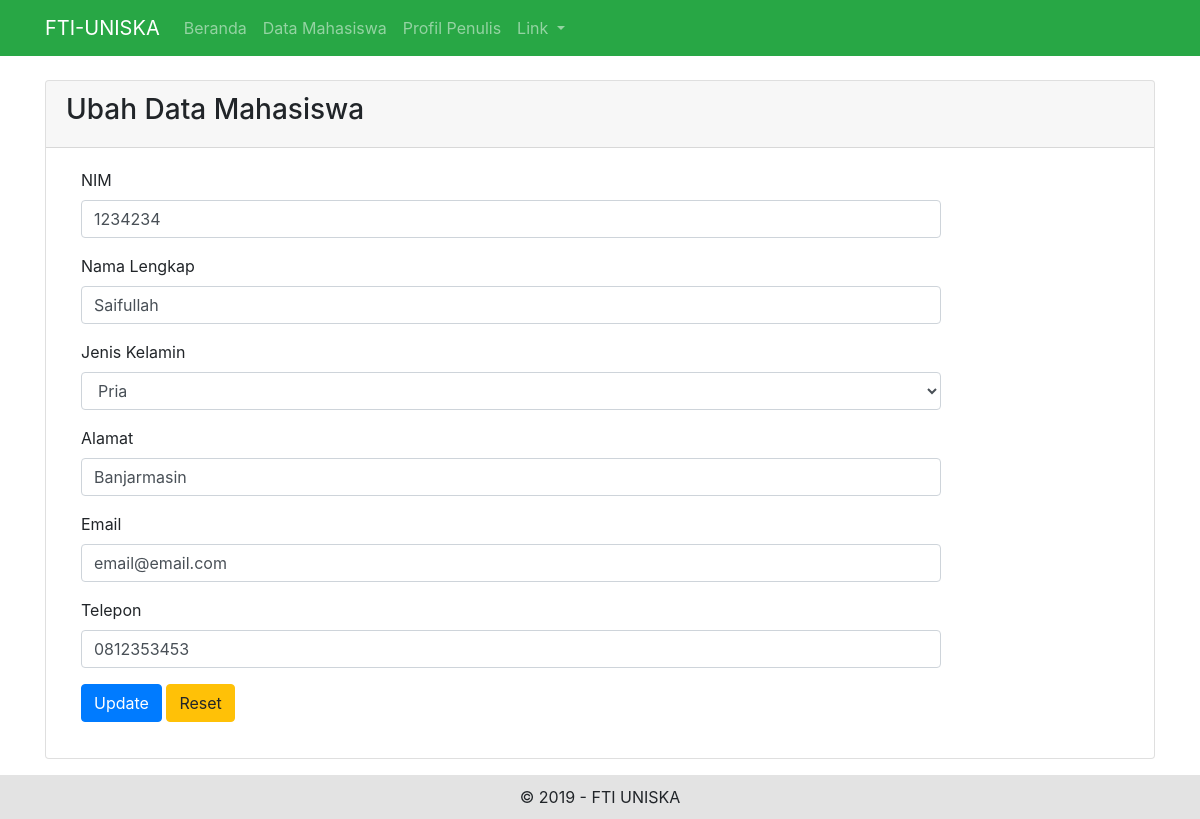
Page /mahasiswa_update.php?id=16 on the committed database.
### tables this page shows
CREATE TABLE `mahasiswa` (
  `id` int(11) NOT NULL,
  `nim` varchar(10) NOT NULL,
  `nama` varchar(100) NOT NULL,
  `jenis_kelamin` varchar(10) NOT NULL,
  `alamat` varchar(200) NOT NULL,
  `email` varchar(100) NOT NULL,
  `telepon` varchar(15) NOT NULL
);

### mahasiswa_update.php (the view, shortened to what this page needs)
<?php
include "connection.php";
?>
<?php
$id = $_GET['id'];
$result = mysqli_query($con, "SELECT * FROM mahasiswa WHERE id=$id");
while ($data = mysqli_fetch_array($result)) {
	$nim    	= $data['nim'];
	$nama   	= $data['nama'];
	$alamat 	= $data['alamat'];
	$jk 			= $data['jenis_kelamin'];
	$email   	= $data['email'];
	$telepon 	= $data['telepon'];
}
?>
<?php include "header.php" ?>
<div class="row">
	<div class="col-md-12">
		<div class="card">
			<div class="card-header">
				<h3 class="panel-title">Ubah Data Mahasiswa</h3>
			</div>
			<div class="card-body">
				<form method="post" action="update.php" class="form-horizontal">
					<div class="form-group">
						<label for="nim" class="col-sm-2 control-label">NIM</label>
						<div class="col-sm-10">
							<input type="text" class="form-control" name="nim" value="<?php echo $nim; ?>" required>
						</div>
					</div>
					<div class="form-group">
						<label for="nama" class="col-sm-2 control-label">Nama Lengkap</label>
						<div class="col-sm-10">
							<input type="text" class="form-control" name="nama" value="<?php echo $nama; ?>" required>
						</div>
					</div>
					<div class="form-group">
						<label for="nama" class="col-sm-2 control-label">Jenis Kelamin</label>
						<div class="col-sm-10">
							<select class="form-control" name="jenis_kelamin">
								<option <?php if ($jk == "Pria") echo 'selected'; ?> value="Pria">Pria</option>
							</select>
						</div>
					</div>
					<div class="form-group">
						<label for="alamat" class="col-sm-2 control-label">Alamat</label>
						<div class="col-sm-10">
							<input type="text" class="form-control" name="alamat" value="<?php echo $alamat; ?>" required>
						</div>
					</div>
					<div class="form-group">
						<label for="email" class="col-sm-2 control-label">Email</label>
						<div class="col-sm-10">
							<input type="email" class="form-control" name="email" value="<?php echo $email; ?>" required>
						</div>
					</div>
					<div class="form-group">
						<label for="telepon" class="col-sm-2 control-label">Telepon</label>
						<div class="col-sm-10">
							<input type="number" class="form-control" name="telepon" value="<?php echo $telepon; ?>" required>
						</div>
					</div>
					<div class="form-group">
						<div class="col-sm-offset-2 col-sm-10">
							<input type="submit" name="update" class="btn btn-primary" value="Update">
							<input type="reset" name="reset" class="btn btn-warning" value="Reset">
						</div>
					</div>
				</form>
			</div>
		</div>
	</div>
</div>
<?php include "footer.php" ?>

### header.php (style rules this page uses)
html { position: relative; min-height: 100%; }
body { margin-bottom: 60px; }

### rows in the picture
mahasiswa: nim "1234234", nama "Saifullah", jenis_kelamin "Pria", alamat "Banjarmasin", email "email@email.com", telepon "0812353453"
